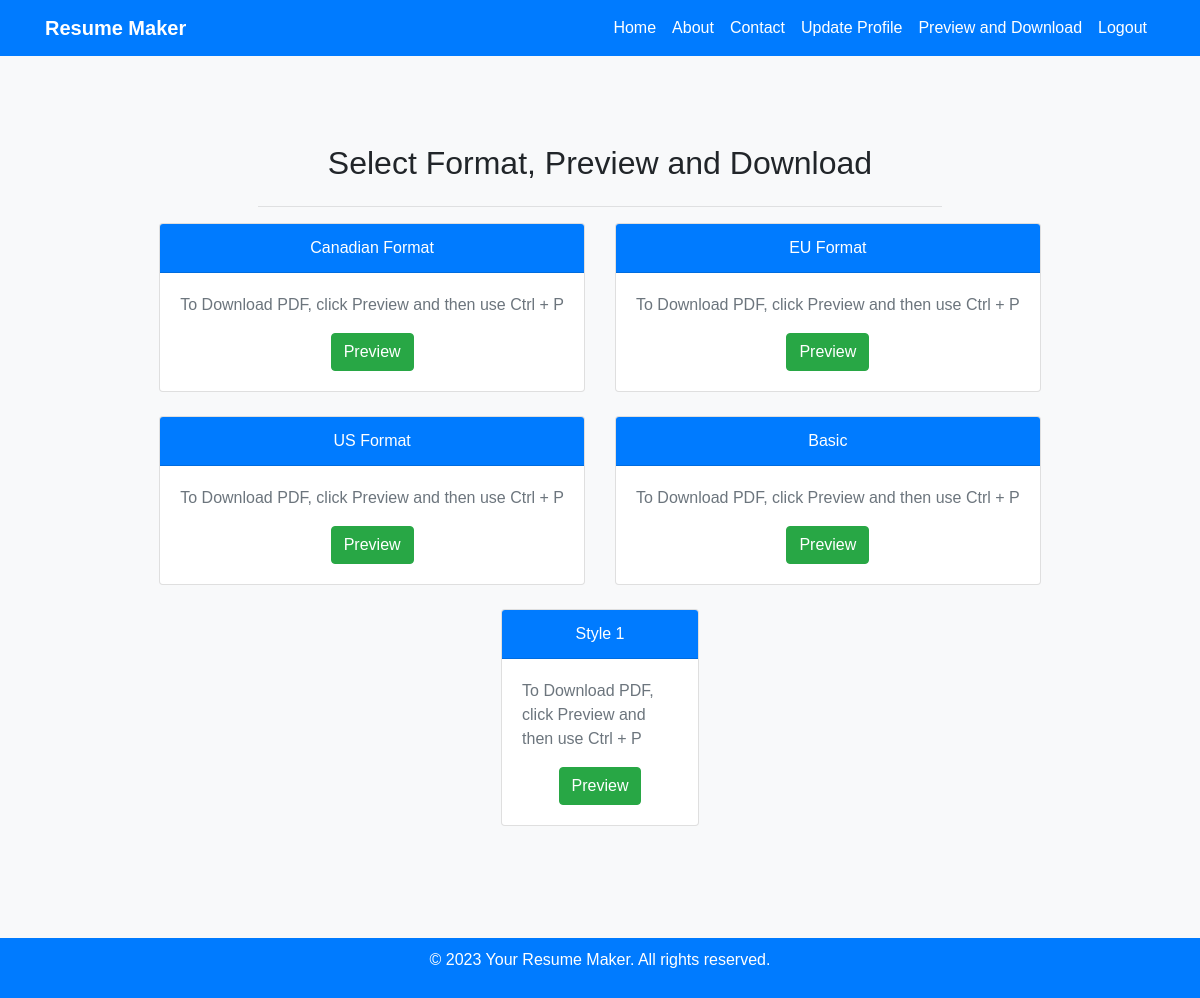
Page /format/ (signed in) on the committed database.
### resume_app/models.py (models this page shows, shortened)
class ResumeFormat(models.Model):
    name = models.CharField(max_length=50)
    template_path = models.CharField(max_length=100)  # path to the HTML template for this format

### resume_app/views.py (the view)
# urls.py: path('format/', format_selection, name='format_selection'),
def format_selection(request):
    user_info_id = request.user.id
    user_info = UserInfo.objects.get(id=user_info_id)
    resume_formats = ResumeFormat.objects.all()
    return render(request, 'resume_app/format_selection.html', {'user_info': user_info, 'resume_formats': resume_formats})

### resume_app/templates/resume_app/format_selection.html (shortened to what this page needs)
{% extends 'resume_app/base.html' %}
{% load static %}
{% block content %}
    <section class="format-section">
        <div class="container my-5">
            <div class="row justify-content-center">
                <div class="col-lg-8">
                    <h2 class="text-center mb-4">Select Format, Preview and Download</h2>
                    <hr>
                    {% for format in resume_formats %}
                        {% if forloop.counter0|divisibleby:2 %}
                            </div><div class="row justify-content-center">
                        {% endif %}
                        <div class="col-md-6 mb-4">
                            <div class="card">
                                <div class="card-header bg-primary text-white text-center">
                                    {{ format.name }}
                                </div>
                                <div class="card-body">
                                    <div class="d-flex flex-column align-items-center">
                                        <p class="text-muted mb-3">To Download PDF, click Preview and then use Ctrl + P</p>
                                        <a href="{% url 'preview_format' user_info.id format.id %}" class="btn btn-success btn-preview">Preview</a>
                                    </div>
                                </div>
                            </div>
                        </div>
                    {% endfor %}
                </div>
            </div>
        </div>
    </section>
{% endblock %}

### resume_app/templates/resume_app/base.html (style rules this page uses)
body { font-family: 'Arial', sans-serif; background-color: #f8f9fa; display: flex; flex-direction: column; min-height: 100vh; }
section { flex: 1; padding: 20px; }

### rows in the picture
ResumeFormat: name "Canadian Format"
ResumeFormat: name "EU Format"
ResumeFormat: name "US Format"
ResumeFormat: name "Basic"
ResumeFormat: name "Style 1"
